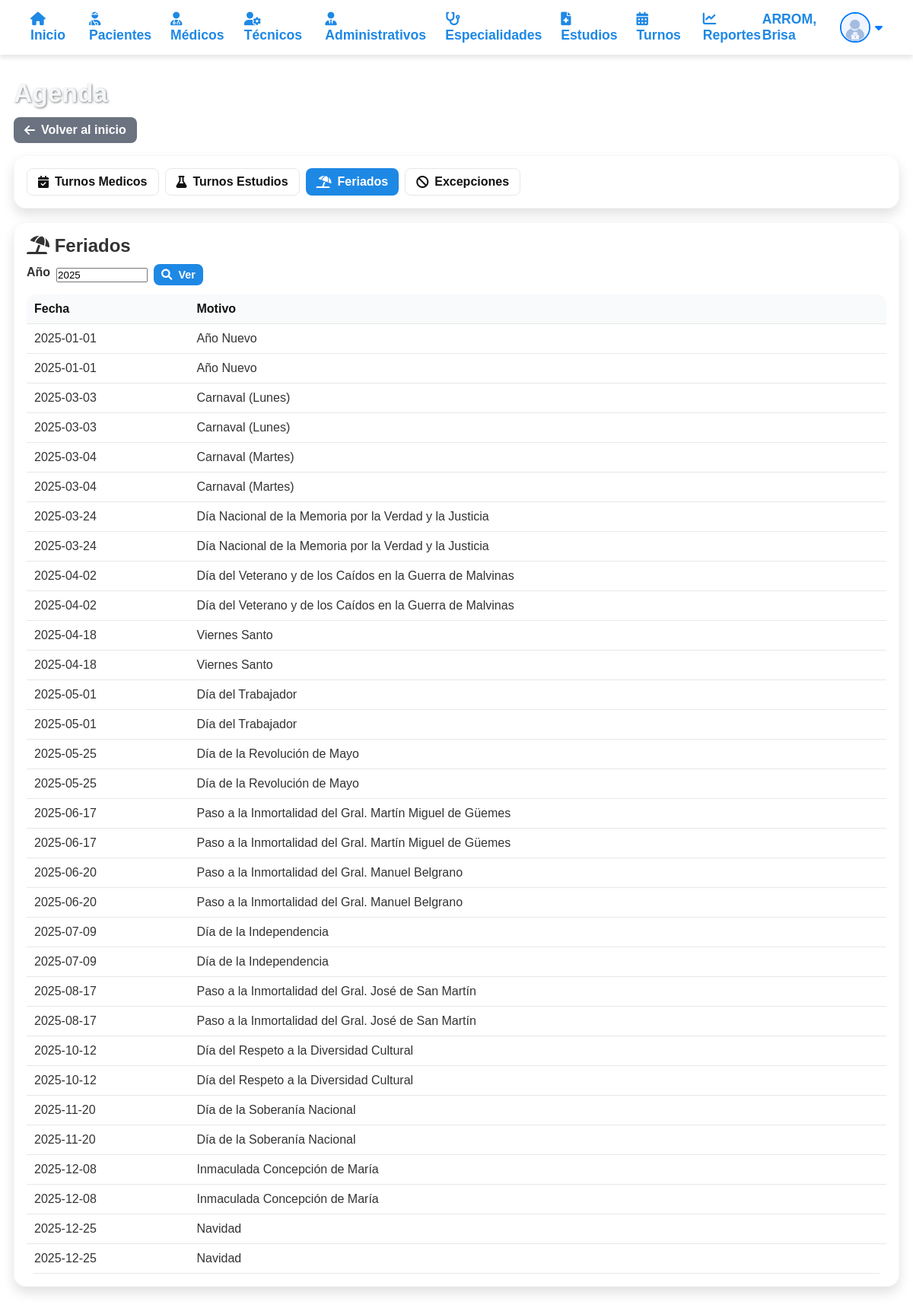
/interfaces/Administrador/agenda.php?tab=feriados (signed in), run on the app's committed database.
### tables this page shows
CREATE TABLE IF NOT EXISTS feriados (
  id_feriado INT NOT NULL AUTO_INCREMENT,
  fecha DATE NOT NULL,
  motivo VARCHAR(255) DEFAULT NULL,
  descripcion VARCHAR(150) NOT NULL,
  CONSTRAINT pk_feriados PRIMARY KEY (id_feriado)
);

### interfaces/Administrador/agenda.php (the view, shortened to what this page needs)
<?php
$conn = ConexionBD::conectar();
$conn->set_charset('utf8mb4');
function esc($s){ return htmlspecialchars((string)$s, ENT_QUOTES, 'UTF-8'); }
function qget($k,$d=null){ return isset($_GET[$k])?$_GET[$k]:$d; }
function table_exists(mysqli $c, string $t) {
  try { $r = $c->query("SHOW TABLES LIKE '".$c->real_escape_string($t)."'"); return ($r && $r->num_rows>0); } catch(Throwable $e){ return false; }
}
$tab    = qget('tab','turnos');
$ESTADOS = [];
$res = $conn->query("SELECT id_estado, nombre_estado FROM estados");
if ($res) { while($row=$res->fetch_assoc()){ $ESTADOS[strtolower($row['nombre_estado'])]=(int)$row['id_estado']; } $res->close(); }
$MEDICOS = [];
$res = $conn->query("
  SELECT m.id_medico, u.apellido, u.nombre,
         GROUP_CONCAT(DISTINCT e.nombre_especialidad ORDER BY e.nombre_especialidad SEPARATOR ', ') as especialidades
  FROM medicos m
  JOIN usuarios u ON u.id_usuario = m.id_usuario
  LEFT JOIN medico_especialidad me ON me.id_medico = m.id_medico
  LEFT JOIN especialidades e ON e.id_especialidad = me.id_especialidad
  WHERE u.activo = 1
  GROUP BY m.id_medico, u.apellido, u.nombre
  ORDER BY u.apellido, u.nombre
");
if ($res) {
  while($row=$res->fetch_assoc()){
    $especialidades = $row['especialidades'] ? ' - ' . $row['especialidades'] : ' - Sin especialidad';
    $MEDICOS[(int)$row['id_medico']] = $row['apellido'].', '.$row['nombre'] . $especialidades;
  }
}
$PACIENTES = [];
$res = $conn->query("
  SELECT p.id_paciente, u.apellido, u.nombre, p.nro_documento, 'paciente' as tipo
  FROM pacientes p
  JOIN usuarios u ON u.id_usuario = p.id_usuario
  WHERE u.activo = 1
  UNION
  SELECT a.id as id_paciente, a.apellido, a.nombre, a.numero_documento as nro_documento, 'afiliado' as tipo
  FROM afiliados a
  WHERE a.estado = 'activo'
  ORDER BY apellido, nombre
");
if ($res) {
  while($row=$res->fetch_assoc()){
    $d = trim($row['nro_documento'] ?? '');
    $tipo_badge = $row['tipo'] === 'afiliado' ? ' [Afiliado]' : '';
    $PACIENTES[(int)$row['id_paciente']] = $row['apellido'].', '.$row['nombre'].($d!==''?' ('.$d.')':'').$tipo_badge;
  }
}
$ESTUDIOS = [];
$res = $conn->query("SELECT id_estudio, nombre FROM estudios ORDER BY nombre");
if ($res) {
  while($row=$res->fetch_assoc()){
    $ESTUDIOS[(int)$row['id_estudio']] = $row['nombre'];
  }
}
$TECNICOS = [];
$res = $conn->query("
  SELECT t.id_tecnico, u.apellido, u.nombre
  FROM tecnicos t
  JOIN usuarios u ON u.id_usuario = t.id_usuario
  WHERE u.activo = 1
  ORDER BY u.apellido, u.nombre
");
if ($res) {
  while($row=$res->fetch_assoc()){
    $TECNICOS[(int)$row['id_tecnico']] = $row['apellido'].', '.$row['nombre'];
  }
}
$HAS_FERIADOS = table_exists($conn,'feriados');
$EXC_READ_TABLE  = null;
if (table_exists($conn,'agenda_bloqueos')) {
  $EXC_READ_TABLE  = 'agenda_bloqueos';
}
$HAS_EXCEPCIONES = ($EXC_READ_TABLE !== null);
$feriados = [];
if ($tab==='feriados' && $HAS_FERIADOS) {
  $anio = (int)qget('anio', date('Y'));
  $stmt=$conn->prepare("SELECT id_feriado, fecha, motivo FROM feriados WHERE YEAR(fecha)=? ORDER BY fecha ASC");
  $stmt->bind_param('i',$anio); $stmt->execute();
  $r=$stmt->get_result(); while($r && $row=$r->fetch_assoc()){ $feriados[]=$row; }
}
?>
<!DOCTYPE html>
<html lang="es">
<head>
<link rel="stylesheet" href="https://cdnjs.cloudflare.com/ajax/libs/font-awesome/6.5.0/css/all.min.css"/>
<link rel="stylesheet" href="/css/administrativo.css">
</head>
<body>
<?php include('navAdministrador.php'); ?>
<main class="container">
  <h1>Agenda</h1>
  <div class="backbar">
    <a class="btn gray" href="principalAdmi.php"><i class="fa fa-arrow-left"></i> Volver al inicio</a>
  </div>
  <div class="card tabbar">
    <a class="btn<?= $tab==='turnos'?'':' btn-outline' ?>" href="agenda.php?tab=turnos"><i class="fa fa-calendar-check"></i> Turnos Medicos</a>
    <a class="btn<?= $tab==='turnos_estudios'?'':' btn-outline' ?>" href="agenda.php?tab=turnos_estudios"><i class="fa fa-flask"></i> Turnos Estudios</a>
    <?php if ($HAS_FERIADOS): ?>
      <a class="btn<?= $tab==='feriados'?'':' btn-outline' ?>" href="agenda.php?tab=feriados"><i class="fa fa-umbrella-beach"></i> Feriados</a>
    <?php endif; ?>
    <?php if ($HAS_EXCEPCIONES): ?>
      <a class="btn<?= $tab==='excepciones'?'':' btn-outline' ?>" href="agenda.php?tab=excepciones"><i class="fa fa-ban"></i> Excepciones</a>
    <?php endif; ?>
  </div>
  <?php if ($tab==='feriados' && $HAS_FERIADOS): ?>
    <div class="card">
      <h2 style="margin-bottom:10px"><i class="fa fa-umbrella-beach"></i> Feriados</h2>
      <form method="get" style="display:flex;gap:8px;align-items:center;flex-wrap:wrap">
        <label>Año</label>
        <input type="number" name="anio" value="<?= esc(qget('anio', date('Y'))) ?>" style="width:120px">
        <button class="btn btn-sm" type="submit"><i class="fa fa-search"></i> Ver</button>
      </form>
      <div style="margin-top:12px;overflow:auto">
        <table class="table">
          <thead><tr><th>Fecha</th><th>Motivo</th></tr></thead>
          <tbody>
          <?php if (empty($feriados)): ?>
            <tr><td colspan="2" style="color:#666">No hay feriados en el período.</td></tr>
          <?php else: foreach($feriados as $f): ?>
            <tr>
              <td><?= esc($f['fecha']) ?></td>
              <td><?= esc($f['motivo'] ?? '') ?></td>
            </tr>
          <?php endforeach; endif; ?>
          </tbody>
        </table>
      </div>
    </div>
  <?php endif; ?>
</main>
</body>
</html>

### css/administrativo.css (style rules this page uses)
* { margin: 0; padding: 0; box-sizing: border-box; font-family: Arial, sans-serif; }
body { background: url("https://i.pinimg.com/1200x/9b/e2/12/9be212df4fc8537ddc31c3f7fa147b42.jpg") no-repeat center center fixed; background-size: cover; color: #333; }

### interfaces/Administrador/agenda.php (style rules this page uses)
* { margin:0;padding:0;box-sizing:border-box }
:root { --brand:#1e88e5; --brand-dark:#1565c0; --ok:#22c55e; --warn:#f59e0b; --bad:#ef4444; --bgcard: rgba(255,255,255,.92); --border:#e5e7eb; }
body { font-family:Arial,sans-serif;background:url("https://i.pinimg.com/1200x/9b/e2/12/9be212df4fc8537ddc31c3f7fa147b42.jpg") no-repeat center/cover fixed;color:#222 }
.btn { border:none;border-radius:8px;background:var(--brand);color:#fff;padding:8px 14px;cursor:pointer;font-weight:bold;text-decoration:none;display:inline-flex;gap:8px;align-items:center }
.btn-outline { background:#fff;color:#111;border:1px solid var(--border) }
.btn-sm { font-size:.9rem;padding:6px 10px }
.container { padding:32px 18px;max-width:1400px;margin:0 auto }
h1 { color:#f5f8fa;text-shadow:1px 1px 3px rgba(0,0,0,.5);margin-bottom:12px;font-size:2.1rem }
.card { background:var(--bgcard);backdrop-filter:blur(3px);border-radius:16px;padding:16px;box-shadow:0 8px 16px rgba(0,0,0,.12);margin-bottom:18px;border:1px solid rgba(0,0,0,.03) }
.table { width:100%;border-collapse:collapse;background:#fff;border-radius:12px;overflow:hidden }
.table th,.table td { padding:10px;border-bottom:1px solid #e8e8e8;text-align:left }
.table thead th { background:#f8fafc;color:#111 }
label { display:block;font-weight:700;margin-bottom:6px }
.tabbar { display:flex;gap:8px;flex-wrap:wrap }
.backbar { display:flex;gap:10px;margin:8px 0 16px }
.btn.gray { background:#6b7280 }

### data on the page
feriados: fecha "2025-01-01", motivo "Año Nuevo"
feriados: fecha "2025-01-01", motivo "Año Nuevo"
feriados: fecha "2025-03-03", motivo "Carnaval (Lunes)"
feriados: fecha "2025-03-03", motivo "Carnaval (Lunes)"
feriados: fecha "2025-03-04", motivo "Carnaval (Martes)"
feriados: fecha "2025-03-04", motivo "Carnaval (Martes)"
feriados: fecha "2025-03-24", motivo "Día Nacional de la Memoria por la Verdad y la Justicia"
feriados: fecha "2025-03-24", motivo "Día Nacional de la Memoria por la Verdad y la Justicia"
feriados: fecha "2025-04-02", motivo "Día del Veterano y de los Caídos en la Guerra de Malvinas"
feriados: fecha "2025-04-02", motivo "Día del Veterano y de los Caídos en la Guerra de Malvinas"
feriados: fecha "2025-04-18", motivo "Viernes Santo"
feriados: fecha "2025-04-18", motivo "Viernes Santo"
feriados: fecha "2025-05-01", motivo "Día del Trabajador"
feriados: fecha "2025-05-01", motivo "Día del Trabajador"
feriados: fecha "2025-05-25", motivo "Día de la Revolución de Mayo"
feriados: fecha "2025-05-25", motivo "Día de la Revolución de Mayo"
feriados: fecha "2025-06-17", motivo "Paso a la Inmortalidad del Gral. Martín Miguel de Güemes"
feriados: fecha "2025-06-17", motivo "Paso a la Inmortalidad del Gral. Martín Miguel de Güemes"
feriados: fecha "2025-06-20", motivo "Paso a la Inmortalidad del Gral. Manuel Belgrano"
feriados: fecha "2025-06-20", motivo "Paso a la Inmortalidad del Gral. Manuel Belgrano"
feriados: fecha "2025-07-09", motivo "Día de la Independencia"
feriados: fecha "2025-07-09", motivo "Día de la Independencia"
feriados: fecha "2025-08-17", motivo "Paso a la Inmortalidad del Gral. José de San Martín"
feriados: fecha "2025-08-17", motivo "Paso a la Inmortalidad del Gral. José de San Martín"
feriados: fecha "2025-10-12", motivo "Día del Respeto a la Diversidad Cultural"
feriados: fecha "2025-10-12", motivo "Día del Respeto a la Diversidad Cultural"
feriados: fecha "2025-11-20", motivo "Día de la Soberanía Nacional"
feriados: fecha "2025-11-20", motivo "Día de la Soberanía Nacional"
feriados: fecha "2025-12-08", motivo "Inmaculada Concepción de María"
feriados: fecha "2025-12-08", motivo "Inmaculada Concepción de María"
feriados: fecha "2025-12-25", motivo "Navidad"
feriados: fecha "2025-12-25", motivo "Navidad"

### other printed values
mb_strtoupper($_SESSION['apellido'], 'UTF-8') "ARROM"
mb_convert_case($_SESSION['nombre'], MB_CASE_TITLE, 'UTF-8') "Brisa"
